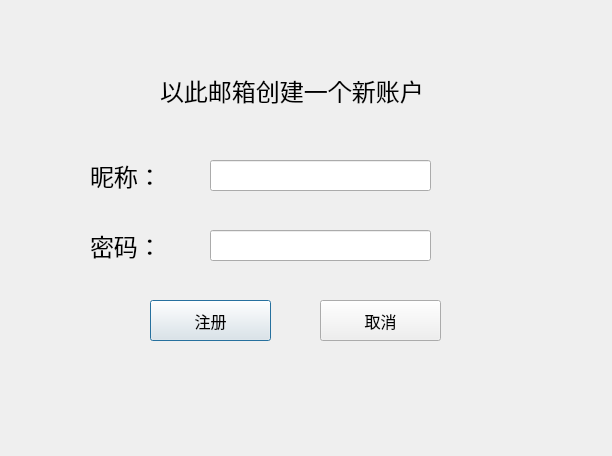
<?xml version="1.0" encoding="UTF-8"?>
<ui version="4.0">
 <class>Register</class>
 <widget class="QDialog" name="Register">
  <property name="geometry">
   <rect>
    <x>0</x>
    <y>0</y>
    <width>612</width>
    <height>456</height>
   </rect>
  </property>
  <property name="windowTitle">
   <string>Dialog</string>
  </property>
  <widget class="QLabel" name="label">
   <property name="geometry">
    <rect>
     <x>160</x>
     <y>60</y>
     <width>381</width>
     <height>62</height>
    </rect>
   </property>
   <property name="font">
    <font>
     <family>等线 Light</family>
     <pointsize>18</pointsize>
    </font>
   </property>
   <property name="text">
    <string>&lt;html&gt;&lt;head/&gt;&lt;body&gt;&lt;p&gt;以此邮箱创建一个新账户&lt;/p&gt;&lt;/body&gt;&lt;/html&gt;</string>
   </property>
  </widget>
  <widget class="QLabel" name="label_2">
   <property name="geometry">
    <rect>
     <x>90</x>
     <y>160</y>
     <width>91</width>
     <height>31</height>
    </rect>
   </property>
   <property name="font">
    <font>
     <family>等线 Light</family>
     <pointsize>18</pointsize>
    </font>
   </property>
   <property name="text">
    <string>昵称：</string>
   </property>
  </widget>
  <widget class="QLabel" name="label_3">
   <property name="geometry">
    <rect>
     <x>90</x>
     <y>230</y>
     <width>91</width>
     <height>31</height>
    </rect>
   </property>
   <property name="font">
    <font>
     <family>等线 Light</family>
     <pointsize>18</pointsize>
    </font>
   </property>
   <property name="text">
    <string>密码：</string>
   </property>
  </widget>
  <widget class="QLineEdit" name="nameInput">
   <property name="geometry">
    <rect>
     <x>210</x>
     <y>160</y>
     <width>221</width>
     <height>31</height>
    </rect>
   </property>
   <property name="font">
    <font>
     <family>Consolas</family>
     <pointsize>12</pointsize>
    </font>
   </property>
   <property name="text">
    <string/>
   </property>
  </widget>
  <widget class="QLineEdit" name="passwdInput">
   <property name="geometry">
    <rect>
     <x>210</x>
     <y>230</y>
     <width>221</width>
     <height>31</height>
    </rect>
   </property>
   <property name="font">
    <font>
     <family>Consolas</family>
     <pointsize>12</pointsize>
    </font>
   </property>
   <property name="text">
    <string/>
   </property>
  </widget>
  <widget class="QPushButton" name="pushButton">
   <property name="enabled">
    <bool>true</bool>
   </property>
   <property name="geometry">
    <rect>
     <x>150</x>
     <y>300</y>
     <width>121</width>
     <height>41</height>
    </rect>
   </property>
   <property name="font">
    <font>
     <family>等线 Light</family>
     <pointsize>12</pointsize>
    </font>
   </property>
   <property name="text">
    <string>注册</string>
   </property>
  </widget>
  <widget class="QPushButton" name="pushButton_2">
   <property name="geometry">
    <rect>
     <x>320</x>
     <y>300</y>
     <width>121</width>
     <height>41</height>
    </rect>
   </property>
   <property name="font">
    <font>
     <family>等线 Light</family>
     <pointsize>12</pointsize>
    </font>
   </property>
   <property name="text">
    <string>取消</string>
   </property>
  </widget>
 </widget>
 <resources/>
 <connections/>
</ui>
